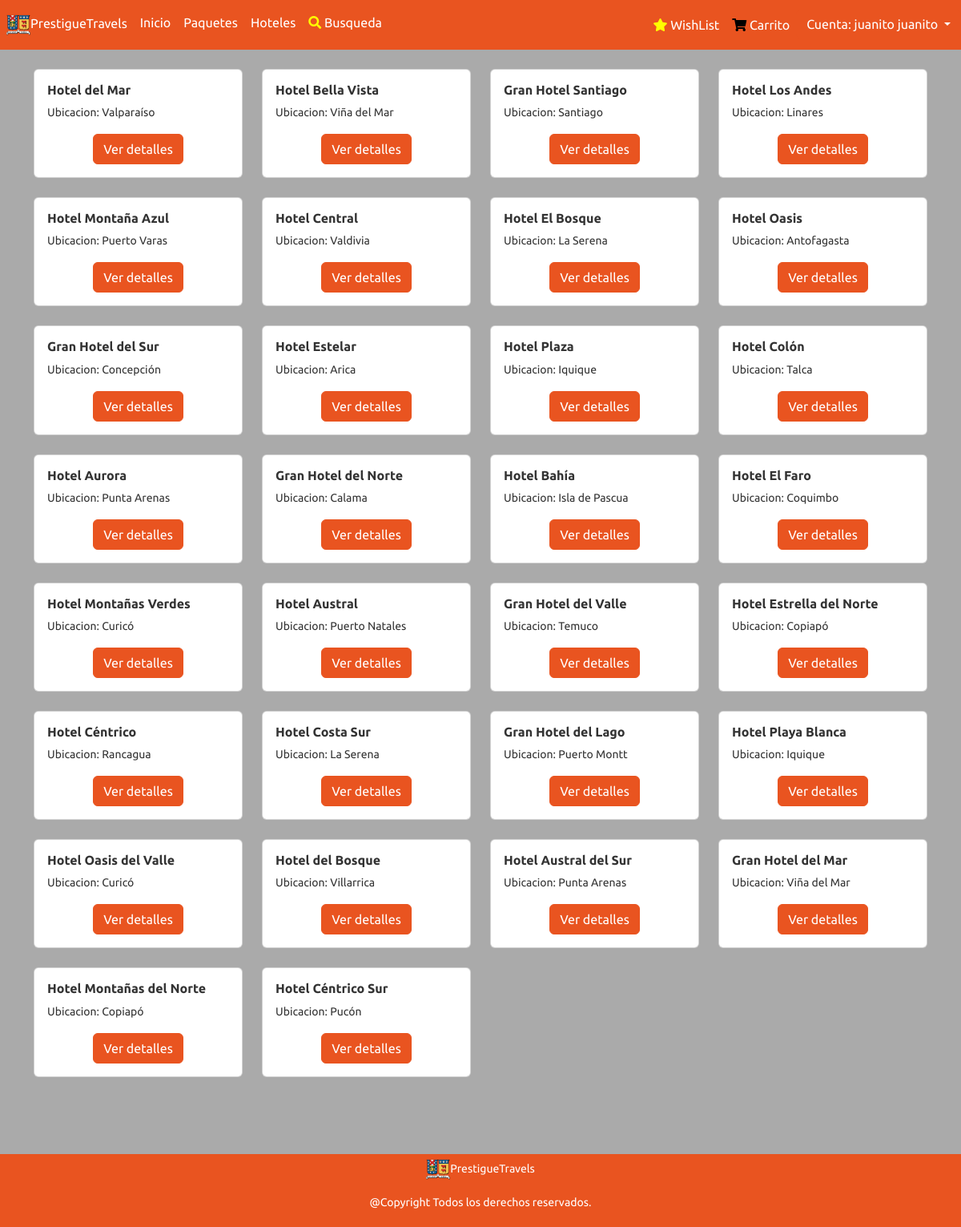
Page /hoteles.php (signed in) on the committed database.
### tables this page shows
CREATE TABLE `hoteles` (
  `productos_id` int(11) NOT NULL,
  `hoteles_nombre` varchar(40) NOT NULL,
  `hoteles_estrellas` int(11) NOT NULL,
  `hoteles_precio` int(11) NOT NULL,
  `hoteles_ciudad` varchar(40) NOT NULL,
  `hoteles_habitacionesdisp` int(11) NOT NULL,
  `hoteles_habitacionestotales` int(11) NOT NULL,
  `hoteles_estacionamiento` tinyint(1) NOT NULL,
  `hoteles_piscina` tinyint(1) NOT NULL,
  `hoteles_lavanderia` tinyint(1) NOT NULL,
  `hoteles_petfriendly` tinyint(1) NOT NULL,
  `hoteles_desayuno` tinyint(1) NOT NULL
);

### hoteles.php (the view, shortened to what this page needs)
<?php
include("templates/cabecera.php");
?>
<?php
include("conexionbd.php");
$selectSQL= $conexion->query("SELECT * FROM hoteles");
$hoteles=$selectSQL->fetch_all(MYSQLI_ASSOC);
?>
<?php foreach($hoteles as $hotel){?>
    <div class="col-md-3">
    <div class="card">
        <div class="card-body">
            <h6 class="card-Viaje"> <b><?php echo $hotel["hoteles_nombre"]; ?></b></h6>
            <p class="small"><?php  echo "Ubicacion: ".$hotel["hoteles_ciudad"];  ?></p>
            <div class="text-center">
                <a class="btn btn-primary" href="detalle_hoteles.php?id=<?php echo $hotel["productos_id"];?>&token=<?php
                echo hash_hmac("sha1",$hotel["productos_id"],KEY_TOKEN);?>">Ver detalles</a>
            </div>
        </div>
    </div>
    <br/>
</div>
<?php } ?>
<?php include("templates/pie.php");?>

### rows in the picture
hoteles: hoteles_nombre "Hotel del Mar", hoteles_ciudad "Valparaíso"
hoteles: hoteles_nombre "Hotel Bella Vista", hoteles_ciudad "Viña del Mar"
hoteles: hoteles_nombre "Gran Hotel Santiago", hoteles_ciudad "Santiago"
hoteles: hoteles_nombre "Hotel Los Andes", hoteles_ciudad "Linares"
hoteles: hoteles_nombre "Hotel Montaña Azul", hoteles_ciudad "Puerto Varas"
hoteles: hoteles_nombre "Hotel Central", hoteles_ciudad "Valdivia"
hoteles: hoteles_nombre "Hotel El Bosque", hoteles_ciudad "La Serena"
hoteles: hoteles_nombre "Hotel Oasis", hoteles_ciudad "Antofagasta"
hoteles: hoteles_nombre "Gran Hotel del Sur", hoteles_ciudad "Concepción"
hoteles: hoteles_nombre "Hotel Estelar", hoteles_ciudad "Arica"
hoteles: hoteles_nombre "Hotel Plaza", hoteles_ciudad "Iquique"
hoteles: hoteles_nombre "Hotel Colón", hoteles_ciudad "Talca"
hoteles: hoteles_nombre "Hotel Aurora", hoteles_ciudad "Punta Arenas"
hoteles: hoteles_nombre "Gran Hotel del Norte", hoteles_ciudad "Calama"
hoteles: hoteles_nombre "Hotel Bahía", hoteles_ciudad "Isla de Pascua"
hoteles: hoteles_nombre "Hotel El Faro", hoteles_ciudad "Coquimbo"
hoteles: hoteles_nombre "Hotel Montañas Verdes", hoteles_ciudad "Curicó"
hoteles: hoteles_nombre "Hotel Austral", hoteles_ciudad "Puerto Natales"
hoteles: hoteles_nombre "Gran Hotel del Valle", hoteles_ciudad "Temuco"
hoteles: hoteles_nombre "Hotel Estrella del Norte", hoteles_ciudad "Copiapó"
hoteles: hoteles_nombre "Hotel Céntrico", hoteles_ciudad "Rancagua"
hoteles: hoteles_nombre "Hotel Costa Sur", hoteles_ciudad "La Serena"
hoteles: hoteles_nombre "Gran Hotel del Lago", hoteles_ciudad "Puerto Montt"
hoteles: hoteles_nombre "Hotel Playa Blanca", hoteles_ciudad "Iquique"
hoteles: hoteles_nombre "Hotel Oasis del Valle", hoteles_ciudad "Curicó"
hoteles: hoteles_nombre "Hotel del Bosque", hoteles_ciudad "Villarrica"
hoteles: hoteles_nombre "Hotel Austral del Sur", hoteles_ciudad "Punta Arenas"
hoteles: hoteles_nombre "Gran Hotel del Mar", hoteles_ciudad "Viña del Mar"
hoteles: hoteles_nombre "Hotel Montañas del Norte", hoteles_ciudad "Copiapó"
hoteles: hoteles_nombre "Hotel Céntrico Sur", hoteles_ciudad "Pucón"

### other values in the picture
$username "juanito"
$userlastname "juanito"
